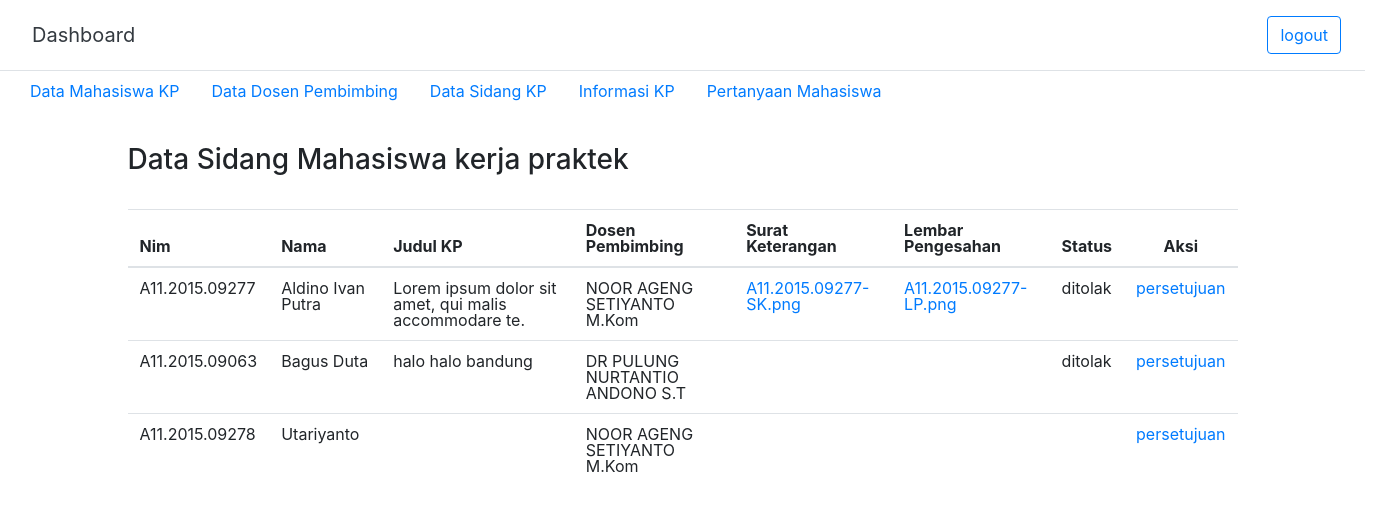
/index.php/dashboard/datasidang, run on an earlier commit of the app's database.
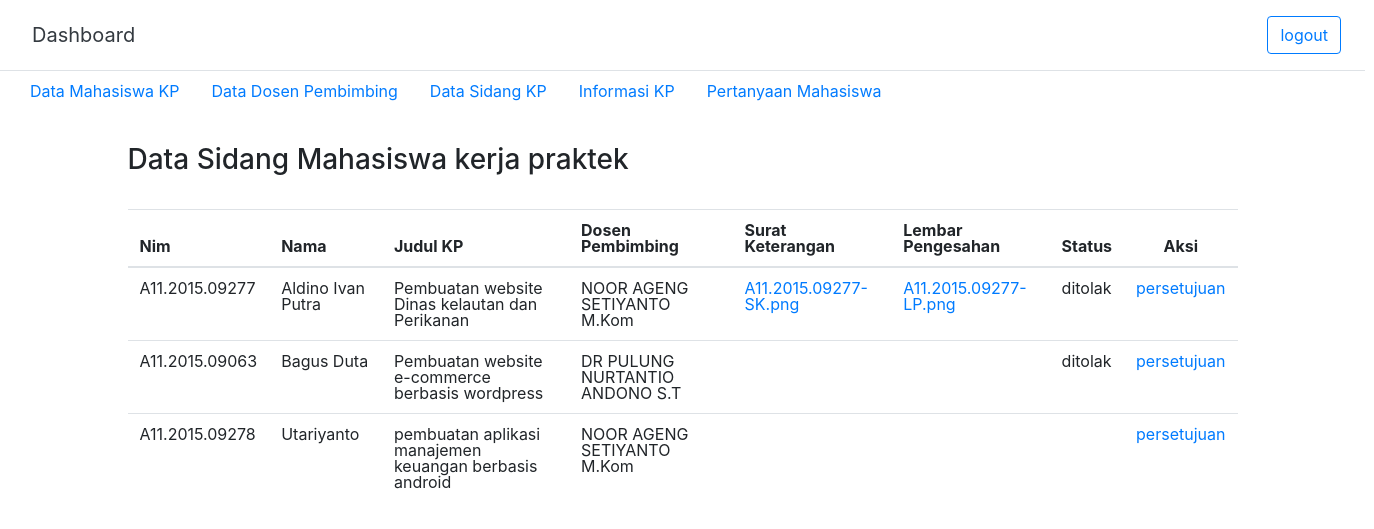
And on a later commit of the database.
### tables this page shows
CREATE TABLE `tbl_mahasiswa_dosbing` (
  `nim` varchar(15) NOT NULL,
  `nip` varchar(20) NOT NULL
);

CREATE TABLE `tbl_mahasiswa_sidang` (
  `no` int(11) NOT NULL,
  `nim` varchar(15) NOT NULL,
  `judul_kp` text NOT NULL,
  `surat_magang` varchar(30) NOT NULL,
  `lembar_pengesahan` varchar(30) NOT NULL,
  `status` varchar(15) NOT NULL,
  `keterangan` text NOT NULL
);

CREATE TABLE `tbl_mahasiswa_kp` (
  `nim` varchar(15) NOT NULL,
  `nama` varchar(50) NOT NULL,
  `jenis_kegiatan` varchar(20) NOT NULL,
  `tempat_kp` varchar(50) NOT NULL,
  `alamat_tempat_kp` text NOT NULL,
  `penyelia` varchar(50) NOT NULL
);

CREATE TABLE `tbl_dosen` (
  `nip` varchar(20) NOT NULL,
  `nama_dosen` varchar(30) NOT NULL,
  `sisa_kuota` int(11) NOT NULL
);

### application/controllers/Dashboard.php (called while the page is built, shortened)
<?php
class Dashboard extends CI_Controller {
	public function __construct()
	{
		$this->load->library('pagination');
		$this->load->model('admin');
		$this->load->view('layout/admin_header');
	}
	public function datasidang(){
		$data['judul'] = "Data Sidang Mahasiswa kerja praktek";
		$data['user'] = $this->admin->Getdatasidang()->result();
		$this->load->view('admin/datasidang',$data);
	}
}

### index.php (called while the page is built, shortened)
<?php
require_once BASEPATH.'core/CodeIgniter.php';

### application/models/Admin.php (called while the page is built, shortened)
<?php
class Admin extends CI_Model
{
    public function Getdatasidang(){
        $this->db->select('*');
        $this->db->from('tbl_mahasiswa_dosbing');
        $this->db->join('tbl_dosen', 'tbl_dosen.nip = tbl_mahasiswa_dosbing.nip');
        $this->db->join('tbl_mahasiswa_kp', 'tbl_mahasiswa_kp.nim = tbl_mahasiswa_dosbing.nim');
        $this->db->join('tbl_mahasiswa_sidang', 'tbl_mahasiswa_sidang.nim = tbl_mahasiswa_dosbing.nim');
        return $this->db->get();
    }
}

### application/views/admin/datasidang.php (the view, shortened to what this page needs)
<div class="container">
	<h3><?php echo $judul ?></h3><br>
	<table class="table table-hover">
		<thead>
		<tr>
			<th>Nim</th>
			<th>Nama</th>
			<th>Judul KP</th>
			<th>Dosen Pembimbing</th>
			<th>Surat Keterangan</th>
			<th>Lembar Pengesahan</th>
			<th><center>Status</center></th>
			<th><center>Aksi</center></th>
		</tr>
		</thead>
		<?php
		foreach($user as $u){
			?>
			<tr>
				<td><?php echo $u->nim ?></td>
				<td><?php echo $u->nama ?></td>
				<td><?php echo $u->judul_kp ?></td>
				<td><?php echo $u->nama_dosen ?></td>
				<td><a href="<?php echo base_url().'assets/images/'.$u->surat_magang ?>"><?php echo $u->surat_magang ?></a></td>
				<td><a href="<?php echo base_url().'assets/images/'.$u->lembar_pengesahan ?>"><?php echo $u->lembar_pengesahan ?></a></td>
				<td><?php echo $u->status ?></td>
				<td><a href="<?php echo base_url()."dashboard/persetujuan/".$u->no; ?>"> persetujuan </a></td>
			</tr>
			<?php } ?>
		</table>
	</div>

What changed in the data, as far as the page shows it:
changed through a linked row, tbl_mahasiswa_dosbing "Aldino Ivan Putra": tbl_mahasiswa_sidang.judul_kp "Lorem ipsum dolor sit amet, qui malis accommodare te." → "Pembuatan website Dinas kelautan dan Perikanan"
changed through a linked row, tbl_mahasiswa_dosbing "Bagus Duta": tbl_mahasiswa_sidang.judul_kp "halo halo bandung" → "Pembuatan website e-commerce berbasis wordpress"
changed through a linked row, tbl_mahasiswa_dosbing "Utariyanto": tbl_mahasiswa_sidang.judul_kp (not shown) → "pembuatan aplikasi manajemen keuangan berbasis android"
